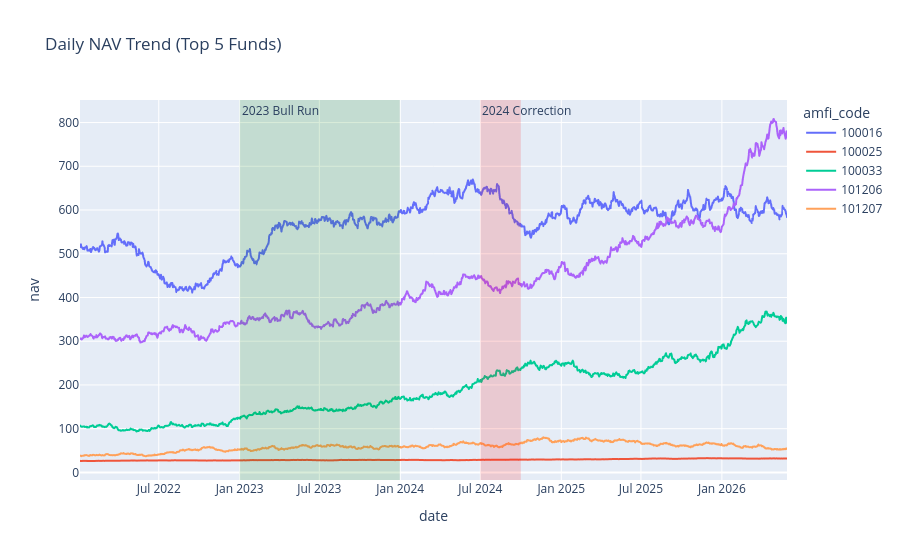

The code cell stored with this chart in its notebook:
### Code cell
fig = px.line(
    top_nav,
    x="date",
    y="nav",
    color="amfi_code",
    title="Daily NAV Trend (Top 5 Funds)"
)
fig.add_vrect(
    x0="2023-01-01",
    x1="2023-12-31",
    fillcolor="green",
    opacity=0.15,
    line_width=0,
    annotation_text="2023 Bull Run",
    annotation_position="top left"
)

fig.add_vrect(
    x0="2024-07-01",
    x1="2024-10-01",
    fillcolor="red",
    opacity=0.15,
    line_width=0,
    annotation_text="2024 Correction",
    annotation_position="top left"
)

fig.show()

### Figure 1 — Plotly figure (JSON) as saved in the notebook; plotly's stock layout.template omitted (floating-point values rounded to 4 significant figures; data arrays with more than 128 entries replaced by an {"elided": "..."} marker saying what was removed)
{"data": [{"hovertemplate": "amfi_code=100016<br>date=%{x}<br>nav=%{y}<extra></extra>", "legendgroup": "100016", "line": {"color": "#636efa", "dash": "solid"}, "marker": {"symbol": "circle"}, "mode": "lines", "name": "100016", "showlegend": true, "type": "scattergl", "x": {"elided": "1150 str values"}, "xaxis": "x", "y": {"elided": "1150 float values"}, "yaxis": "y"}, {"hovertemplate": "amfi_code=100025<br>date=%{x}<br>nav=%{y}<extra></extra>", "legendgroup": "100025", "line": {"color": "#EF553B", "dash": "solid"}, "marker": {"symbol": "circle"}, "mode": "lines", "name": "100025", "showlegend": true, "type": "scattergl", "x": {"elided": "1150 str values"}, "xaxis": "x", "y": {"elided": "1150 float values"}, "yaxis": "y"}, {"hovertemplate": "amfi_code=100033<br>date=%{x}<br>nav=%{y}<extra></extra>", "legendgroup": "100033", "line": {"color": "#00cc96", "dash": "solid"}, "marker": {"symbol": "circle"}, "mode": "lines", "name": "100033", "showlegend": true, "type": "scattergl", "x": {"elided": "1150 str values"}, "xaxis": "x", "y": {"elided": "1150 float values"}, "yaxis": "y"}, {"hovertemplate": "amfi_code=101206<br>date=%{x}<br>nav=%{y}<extra></extra>", "legendgroup": "101206", "line": {"color": "#ab63fa", "dash": "solid"}, "marker": {"symbol": "circle"}, "mode": "lines", "name": "101206", "showlegend": true, "type": "scattergl", "x": {"elided": "1150 str values"}, "xaxis": "x", "y": {"elided": "1150 float values"}, "yaxis": "y"}, {"hovertemplate": "amfi_code=101207<br>date=%{x}<br>nav=%{y}<extra></extra>", "legendgroup": "101207", "line": {"color": "#FFA15A", "dash": "solid"}, "marker": {"symbol": "circle"}, "mode": "lines", "name": "101207", "showlegend": true, "type": "scattergl", "x": {"elided": "1150 str values"}, "xaxis": "x", "y": {"elided": "1150 float values"}, "yaxis": "y"}], "layout": {"annotations": [{"showarrow": false, "text": "2023 Bull Run", "x": "2023-01-01", "xanchor": "left", "xref": "x", "y": 1, "yanchor": "top", "yref": "y domain"}, {"showarrow": false, "text": "2024 Correction", "x": "2024-07-01", "xanchor": "left", "xref": "x", "y": 1, "yanchor": "top", "yref": "y domain"}], "legend": {"title": {"text": "amfi_code"}, "tracegroupgap": 0}, "shapes": [{"fillcolor": "green", "line": {"width": 0}, "opacity": 0.15, "type": "rect", "x0": "2023-01-01", "x1": "2023-12-31", "xref": "x", "y0": 0, "y1": 1, "yref": "y domain"}, {"fillcolor": "red", "line": {"width": 0}, "opacity": 0.15, "type": "rect", "x0": "2024-07-01", "x1": "2024-10-01", "xref": "x", "y0": 0, "y1": 1, "yref": "y domain"}], "title": {"text": "Daily NAV Trend (Top 5 Funds)"}, "xaxis": {"anchor": "y", "domain": [0, 1], "title": {"text": "date"}}, "yaxis": {"anchor": "x", "domain": [0, 1], "title": {"text": "nav"}}}}
